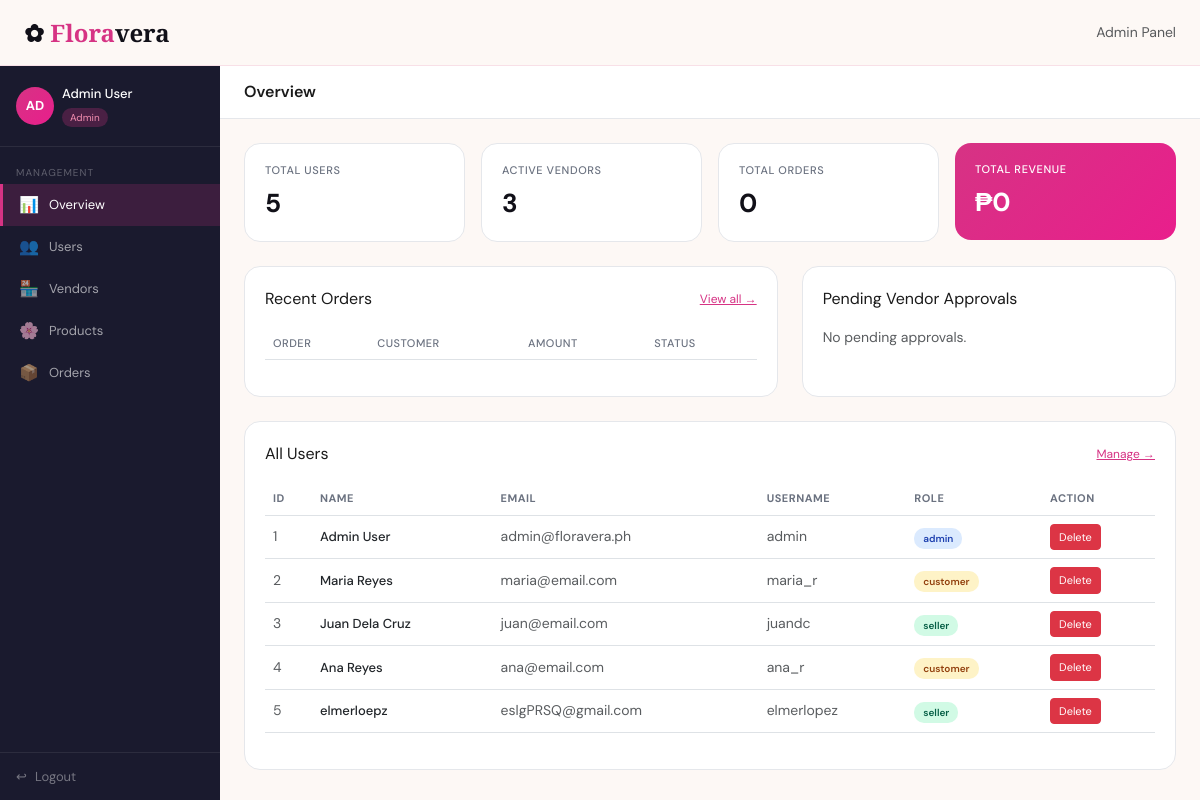
Page /admin/dashboard.php (signed in) on the committed database.
### tables this page shows
CREATE TABLE `users` (
  `id` int(11) NOT NULL,
  `fullname` varchar(100) NOT NULL,
  `email` varchar(150) NOT NULL,
  `username` varchar(80) NOT NULL,
  `password` varchar(255) NOT NULL,
  `role` enum('admin','seller','customer') NOT NULL DEFAULT 'customer',
  `created_at` timestamp NOT NULL DEFAULT current_timestamp()
);

### admin/dashboard.php (the view, shortened to what this page needs)
<?php
include '../dbconnect.php';
$totalUsers   = $conn->query("SELECT COUNT(*) c FROM users")->fetch_assoc()['c'];
$totalVendors = $conn->query("SELECT COUNT(*) c FROM vendors WHERE status='approved'")->fetch_assoc()['c'];
$totalOrders  = $conn->query("SELECT COUNT(*) c FROM orders")->fetch_assoc()['c'];
$totalRevenue = $conn->query("SELECT SUM(total) s FROM orders WHERE status='completed'")->fetch_assoc()['s'] ?? 0;
$allUsers     = $conn->query("SELECT * FROM users ORDER BY id ASC");
$pendingVendors = $conn->query("SELECT v.*,u.fullname,u.email FROM vendors v JOIN users u ON u.id=v.user_id WHERE v.status='pending' LIMIT 5");
?>
<!DOCTYPE html>
<html lang="en">
<head>
<link href="https://cdn.jsdelivr.net/npm/bootstrap@5.3.0/dist/css/bootstrap.min.css" rel="stylesheet">
<link href="../style.css" rel="stylesheet">
</head>
<body>
<nav class="fv-navbar navbar fixed-top px-4 d-flex align-items-center justify-content-between">
  <a class="fv-logo" href="../index.php">✿ <span>Flora</span>vera</a>
  <span class="text-muted small">Admin Panel</span>
</nav>
<div class="fv-dash-wrap">
  <div class="fv-sidebar">
    <div class="fv-sidebar-user d-flex align-items-center gap-2">
      <div class="fv-avatar">AD</div>
      <div>
        <div class="fv-uname"><?= htmlspecialchars($_SESSION['fullname']) ?></div>
        <div class="fv-urole">Admin</div>
      </div>
    </div>
    <?php $cur=basename($_SERVER['PHP_SELF']); ?>
    <div class="fv-nav-label mt-2">Management</div>
    <a href="dashboard.php"  class="fv-nav-item <?= $cur==='dashboard.php'?'active':''?>"><span class="fv-nav-icon">📊</span> Overview</a>
    <a href="users.php"      class="fv-nav-item <?= $cur==='users.php'    ?'active':''?>"><span class="fv-nav-icon">👥</span> Users</a>
    <a href="vendors.php"    class="fv-nav-item <?= $cur==='vendors.php'  ?'active':''?>"><span class="fv-nav-icon">🏪</span> Vendors</a>
    <a href="products.php"   class="fv-nav-item <?= $cur==='products.php' ?'active':''?>"><span class="fv-nav-icon">🌸</span> Products</a>
    <a href="orders.php"     class="fv-nav-item <?= $cur==='orders.php'   ?'active':''?>"><span class="fv-nav-icon">📦</span> Orders</a>
    <div class="fv-logout">
      <a href="../logout.php"><span>↩</span> Logout</a>
    </div>
  </div>
  <div class="fv-main">
    <div class="fv-topbar"><div class="fv-topbar-title">Overview</div></div>
    <div class="fv-dash-content">
      <div class="row g-3 mb-4">
        <div class="col-6 col-lg-3"><div class="fv-stat"><div class="fv-stat-label">Total Users</div><div class="fv-stat-val"><?= $totalUsers ?></div></div></div>
        <div class="col-6 col-lg-3"><div class="fv-stat"><div class="fv-stat-label">Active Vendors</div><div class="fv-stat-val"><?= $totalVendors ?></div></div></div>
        <div class="col-6 col-lg-3"><div class="fv-stat"><div class="fv-stat-label">Total Orders</div><div class="fv-stat-val"><?= $totalOrders ?></div></div></div>
        <div class="col-6 col-lg-3"><div class="fv-stat hl"><div class="fv-stat-label">Total Revenue</div><div class="fv-stat-val">₱<?= number_format($totalRevenue) ?></div></div></div>
      </div>
      <div class="row g-4 mb-4">
        <div class="col-lg-7">
          <div class="fv-card h-100">
            <div class="d-flex justify-content-between align-items-center mb-3">
              <div class="fw-600">Recent Orders</div>
              <a href="orders.php" style="font-size:12px;color:var(--fv-pink)">View all →</a>
            </div>
            <table class="table checkout-table align-middle">
              <thead><tr><th>Order</th><th>Customer</th><th>Amount</th><th>Status</th></tr></thead>
            </table>
          </div>
        </div>
        <div class="col-lg-5">
          <div class="fv-card h-100">
            <div class="fw-600 mb-3">Pending Vendor Approvals</div>
            <?php if($pendingVendors->num_rows===0): ?>
              <p class="text-muted small">No pending approvals.</p>
            <?php endif; ?>
          </div>
        </div>
      </div>
      <div class="fv-card">
        <div class="d-flex justify-content-between align-items-center mb-3">
          <div class="fw-600">All Users</div>
          <a href="users.php" style="font-size:12px;color:var(--fv-pink)">Manage →</a>
        </div>
        <div class="table-responsive">
        <table class="table fv-admin-table align-middle">
          <thead><tr><th>ID</th><th>Name</th><th>Email</th><th>Username</th><th>Role</th><th>Action</th></tr></thead>
          <tbody>
          <?php while($u=$allUsers->fetch_assoc()): ?>
          <tr>
            <td class="text-muted small"><?= $u['id'] ?></td>
            <td style="font-size:13px;font-weight:500"><?= htmlspecialchars($u['fullname']) ?></td>
            <td class="text-muted small"><?= htmlspecialchars($u['email']) ?></td>
            <td class="text-muted small"><?= htmlspecialchars($u['username']) ?></td>
            <td>
              <span class="fv-status <?= $u['role']==='admin'?'fv-status-processing':($u['role']==='seller'?'fv-status-completed':'fv-status-pending') ?>">
                <?= $u['role'] ?>
              </span>
            </td>
            <td>
              <?php if($u['id']!==$_SESSION['user_id']): ?>
              <a href="delete_user.php?id=<?= $u['id'] ?>" class="btn btn-danger btn-sm"
                 onclick="return confirm('Delete this user?')" style="font-size:11px">Delete</a>
              <?php else: ?>
              <span class="text-muted small">—</span>
              <?php endif; ?>
            </td>
          </tr>
          <?php endwhile; ?>
          </tbody>
        </table>
        </div>
      </div>
    </div>
  </div>
</div>
</body></html>

### style.css (style rules this page uses)
:root { --fv-pink: #d63384; --fv-pink2: #e91e8c; --fv-pink-light: #fce4ef; --fv-pink-mid: #f48fb1; --fv-dark: #111018; --fv-dark2: #1a1a2e; --fv-cream: #fdf8f5; --fv-cream2: #f5ede8; --fv-muted: #6b7280; --fv-border: #e5e7eb; --sidebar-w: 220px; }
body { font-family: 'DM Sans', sans-serif; background: var(--fv-cream); color: #1a1a1a; }
.fv-navbar { background: rgba(253,248,245,0.95); backdrop-filter: blur(12px); border-bottom: 0.5px solid rgba(214,51,132,0.12); height: 66px; }
.fv-logo { font-family: 'Cormorant Garamond', serif; font-size: 24px; font-weight: 700; color: var(--fv-dark) !important; text-decoration: none; }
.fv-logo span { color: var(--fv-pink); }
.fv-dash-wrap { display: flex; min-height: 100vh; padding-top: 66px; }
.fv-sidebar { width: var(--sidebar-w); background: var(--fv-dark2); position: fixed; top: 66px; left: 0; bottom: 0; overflow-y: auto; display: flex; flex-direction: column; z-index: 30; }
.fv-sidebar-user { padding: 18px 16px; border-bottom: .5px solid rgba(255,255,255,.08); }
.fv-avatar { width: 38px; height: 38px; border-radius: 50%; background: linear-gradient(135deg, var(--fv-pink), var(--fv-pink2)); display: flex; align-items: center; justify-content: center; font-size: 13px; font-weight: 700; color: #fff; }
.fv-uname { font-size: 13px; font-weight: 500; color: #fff; }
.fv-urole { font-size: 10px; background: rgba(214,51,132,.25); color: var(--fv-pink-mid); padding: 2px 8px; border-radius: 10px; display: inline-block; margin-top: 3px; }
.fv-nav-label { font-size: 10px; color: rgba(255,255,255,.3); padding: 10px 16px 4px; text-transform: uppercase; letter-spacing: 1px; }
.fv-nav-item { display: flex; align-items: center; gap: 10px; padding: 9px 16px; color: rgba(255,255,255,.6); font-size: 13px; border-left: 3px solid transparent; text-decoration: none; transition: all .15s; }
.fv-nav-item.active { color: #fff; background: rgba(214,51,132,.18); border-left-color: var(--fv-pink); }
.fv-nav-icon { font-size: 16px; width: 20px; text-align: center; }
.fv-logout { padding: 14px 16px; border-top: .5px solid rgba(255,255,255,.08); margin-top: auto; }
.fv-logout a { display: flex; align-items: center; gap: 8px; color: rgba(255,255,255,.4); font-size: 13px; text-decoration: none; transition: color .15s; }
.fv-main { margin-left: var(--sidebar-w); flex: 1; background: var(--fv-cream); min-height: calc(100vh - 66px); }
.fv-topbar { background: #fff; border-bottom: .5px solid var(--fv-border); padding: 14px 24px; display: flex; align-items: center; justify-content: space-between; position: sticky; top: 66px; z-index: 20; }
.fv-topbar-title { font-size: 16px; font-weight: 600; }
.fv-dash-content { padding: 24px; }
.fv-stat { background: #fff; border: .5px solid var(--fv-border); border-radius: 16px; padding: 18px 20px; }
.fv-stat.hl { background: linear-gradient(135deg, var(--fv-pink), var(--fv-pink2)); border: none; }
.fv-stat.hl .fv-stat-label, .fv-stat.hl .fv-stat-val { color: #fff; }
.fv-stat-label { font-size: 11px; font-weight: 500; color: var(--fv-muted); text-transform: uppercase; letter-spacing: .6px; margin-bottom: 5px; }
.fv-stat-val { font-size: 26px; font-weight: 700; color: var(--fv-dark); }
.fv-card { background: #fff; border: .5px solid var(--fv-border); border-radius: 16px; padding: 20px; }
.fv-status { font-size: 10px; padding: 3px 9px; border-radius: 10px; font-weight: 600; display: inline-block; }
.fv-status-completed { background: #d1fae5; color: #065f46; }
.fv-status-pending { background: #fef3c7; color: #92400e; }
.fv-status-processing { background: #dbeafe; color: #1e40af; }
.checkout-table th { font-size: 11px; text-transform: uppercase; letter-spacing: .5px; color: var(--fv-muted); font-weight: 500; }
.fv-admin-table th { font-size: 11px; text-transform: uppercase; letter-spacing: .5px; color: var(--fv-muted); }

### rows in the picture
users: id "1", fullname "Admin User", email "admin@floravera.ph", username "admin", role "admin"
users: id "2", fullname "Maria Reyes", email "maria@email.com", username "maria_r", role "customer"
users: id "3", fullname "Juan Dela Cruz", email "juan@email.com", username "juandc", role "seller"
users: id "4", fullname "Ana Reyes", email "ana@email.com", username "ana_r", role "customer"
users: id "5", fullname "elmerloepz", email "eslgPRSQ@gmail.com", username "elmerlopez", role "seller"

### other values in the picture
$_SESSION['fullname'] "Admin User"
$totalUsers "5"
$totalVendors "3"
$totalOrders "0"
$totalRevenue "0"
